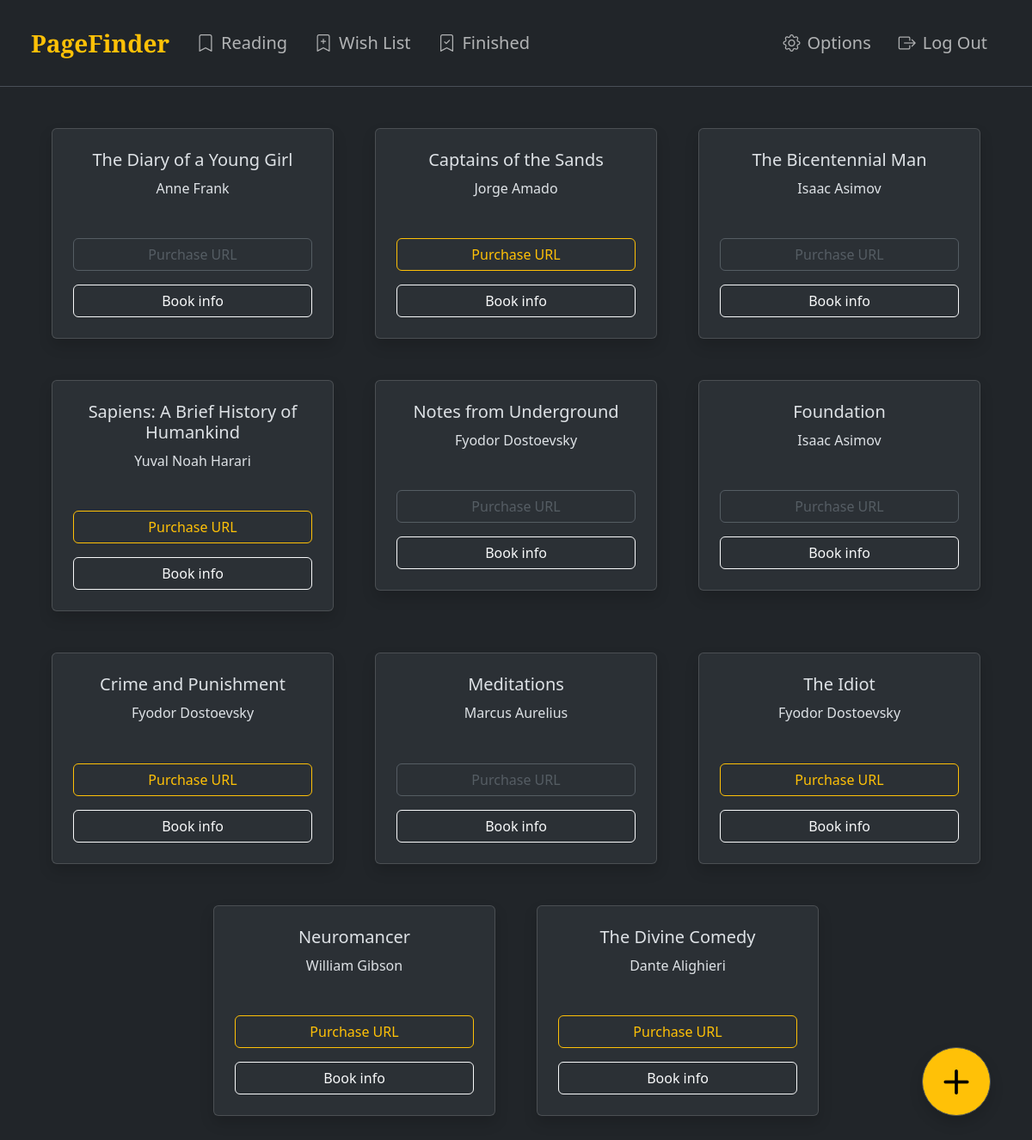
The page /wish_list (signed in) on the database its author committed.
### tables this page shows
CREATE TABLE wish_lists (
    wish_list_id INTEGER PRIMARY KEY AUTOINCREMENT,
    user_id INTEGER NOT NULL,
    authorship_id INTEGER NOT NULL,
    purchase_url TEXT,
    FOREIGN KEY (user_id) REFERENCES users(id),
    FOREIGN KEY (authorship_id) REFERENCES authorships(authorship_id)
);

CREATE TABLE books (
    book_id INTEGER PRIMARY KEY AUTOINCREMENT,
    title TEXT NOT NULL,
    year NUMERIC
);

CREATE TABLE authors (
    author_id INTEGER PRIMARY KEY AUTOINCREMENT,
    name TEXT NOT NULL,
    birth NUMERIC
);

### app.py (the view)
@app.route("/wish_list")
@login_required
def wish_list():
    query = '''
    SELECT
        books.title,
        authors.name AS author,
        authorships.authorship_id,
        wish_lists.purchase_url
    FROM
        books
    INNER JOIN
        authorships ON books.book_id = authorships.book_id
    INNER JOIN
        wish_lists ON wish_lists.authorship_id = authorships.authorship_id
    INNER JOIN
        authors ON authorships.author_id = authors.author_id
    WHERE authorships.authorship_id IN (
        SELECT authorship_id FROM wish_lists WHERE user_id = ?
    )
    AND wish_lists.user_id = ?
    '''
    user_wish_list = db.execute(query, session["user_id"], session["user_id"])
    user_wish_list.reverse()
    return render_template("wish_list.html", user_wish_list=user_wish_list)

### app.py (called while the page is built)
@app.after_request
def after_request(response):
    response.headers["Cache-Control"] = "no-cache, no-store, must-revalidate"
    response.headers["Expires"] = 0
    response.headers["Pragma"] = "no-cache"
    return response

### helpers.py (called while the page is built)
def login_required(f):
    @wraps(f)
    def decorated_function(*args, **kwargs):
        if session.get("user_id") is None:
            return redirect("/login")
        return f(*args, **kwargs)
    return decorated_function

### templates/wish_list.html (shortened to what this page needs)
{% extends "layout.html" %}
{% block main %}
    {% if user_wish_list %}
        <div class="container">
            <div class="row row-cols-1 row-cols-md-2 row-cols-lg-3 row-cols-xxl-4 g-5 justify-content-center">
                {% for book in user_wish_list %}
                    <div class="col">
                        <div class="card text-center bg-body-tertiary shadow">
                            <div class="card-body p-4">
                                <h5 class="card-title mb-3">{{ book.title }}</h5>
                                <h6 class="card-subtitle mb-5">{{ book.author }}</h5>
                                <div class="d-flex flex-column">
                                    {% if book.purchase_url %}
                                        <a href="{{ book.purchase_url }}" target="_blank" class="btn btn-outline-warning mb-3">Purchase URL</a>
                                    {% else %}
                                        <button type="button" class="btn btn-outline-secondary mb-3" disabled>Purchase URL</button>
                                    {% endif %}
                                    <form action="/book_info" method="post">
                                        <button type="submit" name="book_info" value="{{ book.authorship_id }}" class="btn btn-outline-light w-100">Book info</button>
                                    </form>
                                </div>
                            </div>
                        </div>
                    </div>
                {% endfor %}
            </div>
        </div>
    {% else %}
        <div class="alert alert-dark d-flex align-items-center fs-5 m-auto" role="alert">
            <i class="bi bi-emoji-frown me-3"></i>
            Your Wish List is empty for now. Try adding books by clicking the + button.
        </div>
    {% endif %}
    <a href="/add_book" class="border position-fixed bottom-0 end-0 btn btn-warning rounded-circle m-3 m-sm-4 m-xl-5 shadow" style="height: 80px; width: 80px; font-size: 29px; padding-top: 17px;">
        <i class="bi bi-plus-lg"></i>
    </a>
{% endblock %}

### rows shown on the page
wish_lists: title "The Diary of a Young Girl", author "Anne Frank", purchase_url "Purchase URL", {{ book.authorship_id }} 16 (drawn)
wish_lists: title "Captains of the Sands", author "Jorge Amado", {{ book.authorship_id }} 10 (drawn)
wish_lists: title "The Bicentennial Man", author "Isaac Asimov", purchase_url "Purchase URL", {{ book.authorship_id }} 35 (drawn)
wish_lists: title "Sapiens: A Brief History of Humankind", author "Yuval Noah Harari", {{ book.authorship_id }} 34 (drawn)
wish_lists: title "Notes from Underground", author "Fyodor Dostoevsky", purchase_url "Purchase URL", {{ book.authorship_id }} 27 (drawn)
wish_lists: title "Foundation", author "Isaac Asimov", purchase_url "Purchase URL", {{ book.authorship_id }} 22 (drawn)
wish_lists: title "Crime and Punishment", author "Fyodor Dostoevsky", {{ book.authorship_id }} 26 (drawn)
wish_lists: title "Meditations", author "Marcus Aurelius", purchase_url "Purchase URL", {{ book.authorship_id }} 25 (drawn)
wish_lists: title "The Idiot", author "Fyodor Dostoevsky", {{ book.authorship_id }} 29 (drawn)
wish_lists: title "Neuromancer", author "William Gibson", {{ book.authorship_id }} 23 (drawn)
wish_lists: title "The Divine Comedy", author "Dante Alighieri", {{ book.authorship_id }} 32 (drawn)
